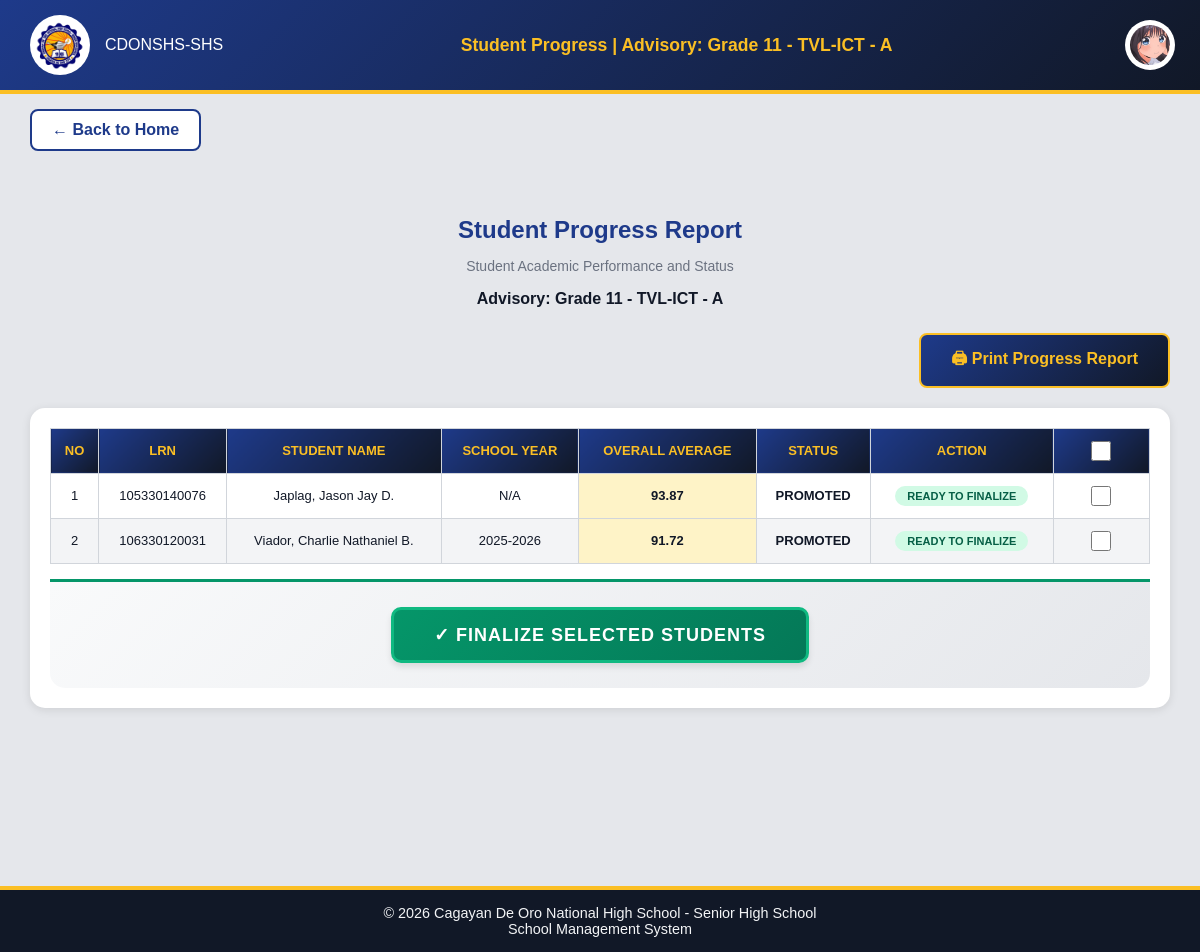
/Website_Files/Teacher_Files/student_progress_page.php (signed in), run on an earlier commit of the app's database.
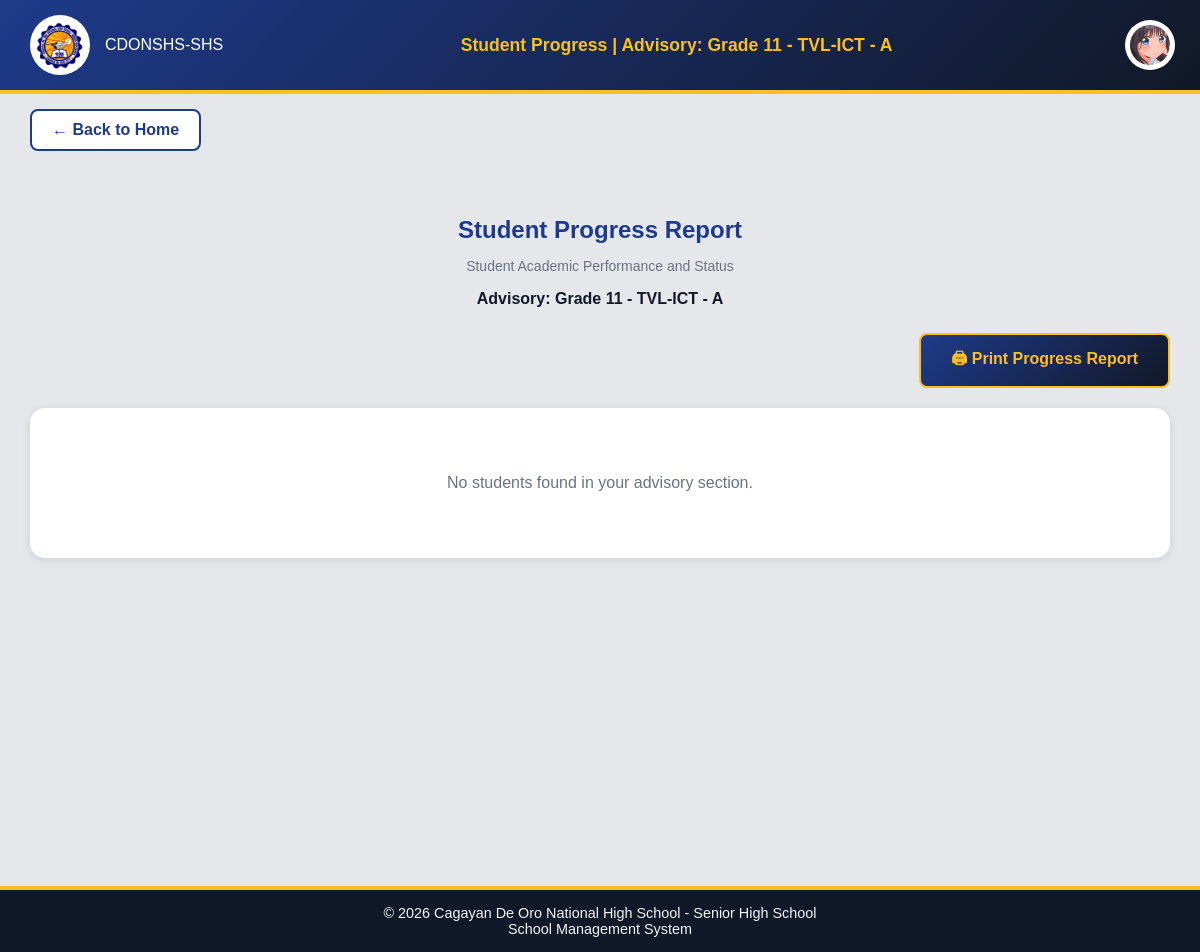
And on a later commit of the database.
### tables this page shows
CREATE TABLE `students` (
  `student_id` int(11) NOT NULL,
  `user_id` int(11) NOT NULL,
  `application_id` int(11) NOT NULL,
  `school_id` int(11) NOT NULL,
  `enrollment_status` enum('Active','Inactive','Graduated','Transferred') DEFAULT 'Active',
  `date_enrolled` date NOT NULL DEFAULT curdate(),
  `enlistment_status` enum('Not Enlisted','Pending','Enlisted','Rejected','Promoted') DEFAULT 'Not Enlisted',
  `school_year` varchar(9) DEFAULT NULL
);

CREATE TABLE `student_applications` (
  `application_id` int(11) NOT NULL,
  `first_name` varchar(100) NOT NULL,
  `last_name` varchar(100) NOT NULL,
  `middle_name` varchar(100) DEFAULT NULL,
  `extension_name` varchar(20) DEFAULT NULL,
  `lrn` varchar(12) NOT NULL,
  `date_of_birth` date NOT NULL,
  `gender` enum('male','female','other') NOT NULL,
  `civil_status` enum('single','married','divorced','widowed') NOT NULL,
  `house_number_street` varchar(255) NOT NULL,
  `barangay` varchar(100) NOT NULL,
  `city_municipality` varchar(100) NOT NULL,
  `province` varchar(100) NOT NULL,
  `contact_number` varchar(20) NOT NULL,
  `email` varchar(150) NOT NULL,
  `facebook_profile` varchar(255) DEFAULT NULL,
  `current_school` varchar(255) NOT NULL,
  `school_classification` enum('public','private') NOT NULL,
  `enrollment_type` enum('New','Transferee','Balik-Eskwela') NOT NULL DEFAULT 'New',
  `year_graduated` year(4) NOT NULL,
  `father_guardian_name` varchar(150) NOT NULL,
  `father_guardian_contact` varchar(20) NOT NULL,
  `mother_guardian_name` varchar(150) NOT NULL,
  `mother_guardian_contact` varchar(20) NOT NULL,
  `psa_birth_certificate` varchar(255) DEFAULT NULL,
  `form_138` varchar(255) DEFAULT NULL,
  `student_id_copy` varchar(255) DEFAULT NULL,
  `application_status` enum('Pending','Approved','Rejected') DEFAULT 'Pending',
  `remarks` text DEFAULT NULL,
  `date_submitted` timestamp NOT NULL DEFAULT current_timestamp(),
  `profile_image` varchar(255) DEFAULT NULL
);

### Back_End_Files/PHP_Files/student_progress_backend.php (called while the page is built, shortened)
<?php
include "../../Back_End_Files/PHP_Files/get_teacher_advisory.php";
if (!empty($advisorySectionId)) {
    $progressQuery = "
        SELECT
            s.student_id,
            sa.lrn,
            sa.first_name,
            sa.last_name,
            sa.middle_name,
            sa.extension_name,
            ss.grade_level,
            st.strand_name,
            sec.section_name,
            s.enrollment_status,
            s.enlistment_status,
            s.school_year
        FROM students s
        INNER JOIN student_strand ss ON s.student_id = ss.student_id AND ss.section_id = ?
        INNER JOIN student_applications sa ON s.application_id = sa.application_id
        INNER JOIN strands st ON ss.strand_id = st.strand_id
        INNER JOIN section sec ON ss.section_id = sec.section_id
        WHERE s.enrollment_status = 'Active'
        ORDER BY sa.last_name, sa.first_name
    ";
    $progressStmt = $connection->prepare($progressQuery);
    $progressStmt->bind_param("i", $advisorySectionId);
    $progressStmt->execute();
    $students = $progressStmt->get_result()->fetch_all(MYSQLI_ASSOC);
    $uniqueStudents = [];
    foreach ($students as $student) {
        $uniqueStudents[$student['student_id']] = $student;
    }
    $students = array_values($uniqueStudents);
    $processedStudents = [];
    foreach ($students as $student) {
        $studentId = $student['student_id'];
        $overallAvgQuery = "
            SELECT AVG(grade) as overall_avg, COUNT(DISTINCT quarter) as quarter_count
            FROM grade_entry
            WHERE student_id = ? AND grade_status = 'Approved'
        ";
        $overallStmt = $connection->prepare($overallAvgQuery);
        $overallStmt->bind_param("i", $studentId);
        $overallStmt->execute();
        $overallResult = $overallStmt->get_result()->fetch_assoc();
        $student['overall_avg'] = $overallResult['overall_avg'] ? round($overallResult['overall_avg'], 2) : null;
        $student['quarter_count'] = $overallResult['quarter_count'];
        $student['calculated_status'] = 'Pending';
        if ($student['quarter_count'] == 4) {
            if ($student['grade_level'] == 12 && $student['overall_avg'] >= 75) {
                $student['calculated_status'] = 'Graduated';
            } elseif ($student['overall_avg'] >= 75) {
                $student['calculated_status'] = 'Promoted';
            } else {
                $student['calculated_status'] = 'Retained';
            }
        }
        $checkArchive = $connection->prepare("
            SELECT COUNT(*) as archived FROM archived_student_strand WHERE student_id = ?
        ");
        $checkArchive->bind_param("i", $studentId);
        $checkArchive->execute();
        $archiveResult = $checkArchive->get_result()->fetch_assoc();
        $student['is_finalized'] = $archiveResult['archived'] > 0;
        $processedStudents[] = $student;
    }
    $progressData = $processedStudents;
}
?>

### Back_End_Files/PHP_Files/get_teacher_advisory.php (called while the page is built, shortened)
<?php
include "../../DB_Connection/Connection.php";
$getTeacher = $connection->prepare("
    SELECT t.teacher_id
    FROM teachers t
    WHERE t.school_id = ?
");
$getTeacher->bind_param("i", $_SESSION['school_id']);
$getTeacher->execute();
$teacherResult = $getTeacher->get_result()->fetch_assoc();
if ($teacherResult) {
    $teacher_id = $teacherResult['teacher_id'];
    $getAdvisory = $connection->prepare("
        SELECT
            ta.grade_level,
            ta.strand_id,
            ta.section_id,
            s.strand_name,
            sec.section_name
        FROM teacher_advisory ta
        JOIN strands s ON ta.strand_id = s.strand_id
        JOIN section sec ON ta.section_id = sec.section_id
        WHERE ta.teacher_id = ?
        LIMIT 1
    ");
    $getAdvisory->bind_param("i", $teacher_id);
    $getAdvisory->execute();
    $advisory = $getAdvisory->get_result()->fetch_assoc();
    if ($advisory) {
        $advisorySectionId = $advisory['section_id'];
    }
}
?>

### Website_Files/Teacher_Files/student_progress_page.php (the view, shortened to what the changed rows need)
<?php
include "../../DB_Connection/Connection.php";
include "../../Back_End_Files/PHP_Files/student_progress_backend.php";
?>
<!DOCTYPE html>
<html lang="en">
<head>
    <link rel="stylesheet" href="../../Design/main_design.css">
    <link rel="stylesheet" href="../../Design/profile_dropdown.css">
    <link rel="stylesheet" href="../../Design/teacher/student_progress_design.css">
</head>
<body>
    <div class="progress-container">
        <div class="table-header">
            <h2>Student Progress Report</h2>
        </div>
        <?php if (empty($progressData)): ?>
            <div class="no-results">
                <p>No students found in your advisory section.</p>
            </div>
        <?php else: ?>
            <div class="table-wrapper">
                <form method="POST" id="bulkFinalizeForm">
                <table class="progress-table" id="progressTable">
                    <thead>
                        <tr>
                            <th>No</th>
                            <th>LRN</th>
                            <th>Student Name</th>
                            <th>School Year</th>
                            <th>Overall Average</th>
                            <th>Status</th>
                            <th class="action-column no-print">Action</th>
                            <th class="no-print" style="text-align:center; min-width:60px;">
                                <input type="checkbox" id="selectAll" class="select-all-checkbox" title="Select All">
                            </th>
                        </tr>
                    </thead>
                    <tbody>
                        <?php
                        $count = 1;
                        foreach ($progressData as $student):
                            $fullName = $student['last_name'] . ', ' . $student['first_name'];
                            if (!empty($student['middle_name'])) {
                                $fullName .= ' ' . substr($student['middle_name'], 0, 1) . '.';
                            }
                            $statusClass = '';
                            switch ($student['calculated_status']) {
                                case 'Promoted': $statusClass = 'status-promoted'; break;
                            }
                        ?>
                            <tr>
                                <td><?php echo $count++; ?></td>
                                <td><?php echo htmlspecialchars($student['lrn']); ?></td>
                                <td><?php echo htmlspecialchars($fullName); ?></td>
                                <td><?php echo htmlspecialchars($student['school_year'] ?? 'N/A'); ?></td>
                                <td class="grade-cell overall-grade">
                                    <?php echo $student['overall_avg'] !== null ? number_format($student['overall_avg'], 2) : '-'; ?>
                                </td>
                                <td class="<?php echo $statusClass; ?>">
                                    <?php echo htmlspecialchars($student['calculated_status']); ?>
                                </td>
                                <td class="action-column no-print">
                                    <?php if ($student['is_finalized']): ?>
                                        <span class="finalized-badge">Finalized</span>
                                    <?php else: ?>
                                        <span class="ready-badge">Ready to Finalize</span>
                                    <?php endif; ?>
                                </td>
                                <td class="no-print">
                                    <input type="checkbox" name="selected_students[]"
                                           value="<?php echo $student['student_id']; ?>"
                                           data-status="<?php echo $student['calculated_status']; ?>"
                                           data-name="<?php echo htmlspecialchars($fullName); ?>"
                                           class="student-checkbox">
                                </td>
                            </tr>
                        <?php endforeach; ?>
                    </tbody>
                </table>
                <div class="finalize-button-container no-print">
                    <button type="button" id="finalizeSelectedBtn" class="btn-finalize-selected">
                        ✓ Finalize Selected Students
                    </button>
                </div>
                </form>
            </div>
        <?php endif; ?>
    </div>
</body>
</html>

What changed in the data, as far as the page shows it:
no longer on this page (row edited): students: application.lrn "105330140076", application.middle_name "Japlag, Jason Jay D.", school_year "N/A", overall_avg "93.87", calculated_status "PROMOTED"
no longer on this page (row edited): students: application.lrn "106330120031", application.middle_name "Viador, Charlie Nathaniel B.", school_year "2025-2026", overall_avg "91.72", calculated_status "PROMOTED"
Also different on the page:
form field value: "☐" → (not shown)
text no longer shown: "NO LRN STUDENT NAME SCHOOL YEAR OVERALL AVERAGE STATUS ACTION ✓ FINALIZE SELECTED STUDENTS"
text now shown: "No students found in your advisory section."
